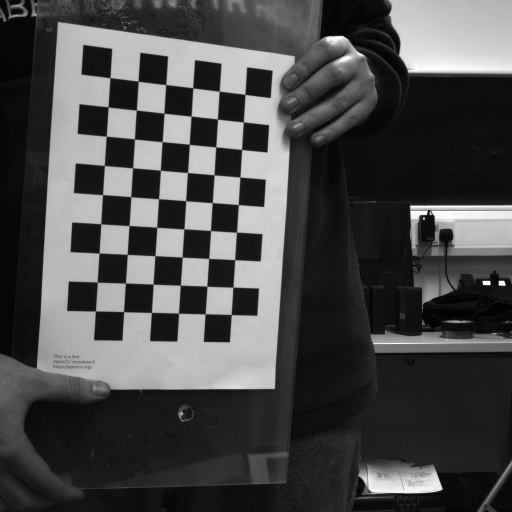
#> input picture HenryFiles/Camera Calibration/left images/aupe-cal_c16_LWAC01_T00_P00_BS.png, 1024 x 1024 px (shown at 1/2 size); its folder holds only this picture in this run
$ python chess_detect_2.py
#> lines starting #> are read from the running program, lines starting #| are printed output that depends on the picture; after the words box and inside, x2 and y2 are one past the last pixel; in counts of white or black regions, pixels touching at a corner belong together
#> further down, img is the input picture: shape (1024, 1024, 3); min 0, max 255, mean 73.9
import cv2 as cv
import numpy as np
import glob

chessboard_size = (9, 6)

# [41 lines left out: function find_chessboards, not called in this run]


# # Load the image
# img = cv.imread("kFM1C.jpg")

def find_chessboard_1(img):
    # Color-segmentation to get binary mask
    lwr = np.array([0, 0, 143])
    upr = np.array([179, 61, 252])
    hsv = cv.cvtColor(img, cv.COLOR_BGR2HSV)
#> hsv: shape (1024, 1024, 3); mean H, S, V 0, 0, 73.9
    msk = cv.inRange(hsv, lwr, upr)
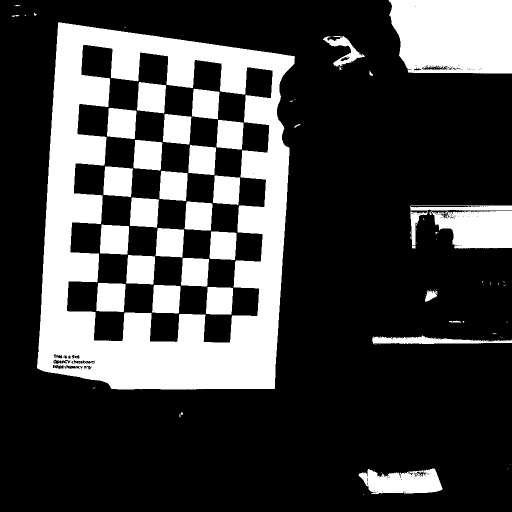
#> msk: shape (1024, 1024) (shown at 1/2 size); 25.9% white; 117 white regions (83 under 20 px), largest, box (x1, y1, x2, y2) and area: (74, 45, 590, 779) 155472, (777, 0, 1024, 147) 33209, (863, 421, 1024, 497) 9760

    # Extract chess-board
    krn = cv.getStructuringElement(cv.MORPH_RECT, (50, 30))
    dlt = cv.dilate(msk, krn, iterations=5)
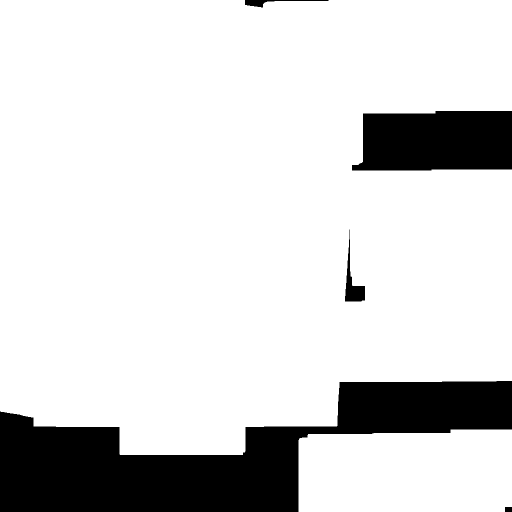
#> dlt: shape (1024, 1024) (shown at 1/2 size); 84.5% white; 5 black regions, box (x1, y1, x2, y2) and area: (0, 762, 1024, 1024) 125415, (704, 222, 1024, 341) 34689, (690, 459, 730, 603) 1748, (490, 0, 657, 15) 755, (1010, 1014, 1024, 1024) 140
    res = 255 - cv.bitwise_and(dlt, msk)

    # Displaying each step
    # cv.imshow("Original", img)
    # cv.imshow("HSV Mask", msk)
    # cv.imshow("Dilated", dlt)
    cv.imshow("Result", res)
    cv.waitKey(10)

    # Displaying chess-board features
    res = np.uint8(res)

    # ret, corners = cv.findChessboardCorners(res, chessboard_size,
    #                                         flags=cv.CALIB_CB_ADAPTIVE_THRESH +
    #                                             cv.CALIB_CB_FAST_CHECK +
    #                                             cv.CALIB_CB_NORMALIZE_IMAGE
    #                                         # None
    #                                             )

    ret, corners = cv.findChessboardCornersSB(res, chessboard_size,
                                            flags=
                                            # cv.CALIB_CB_ADAPTIVE_THRESH +
                                            #     cv.CALIB_CB_FAST_CHECK +
                                            #     cv.CALIB_CB_NORMALIZE_IMAGE
                                            # None
                                            cv.CALIB_CB_EXHAUSTIVE
                                                )
#> ret = True; corners = 54 rows, first 8: [490.5, 189.2], [487.1, 244.4], [483.7, 299.5], [480.3, 354.6], [476.9, 409.6], [473.5, 464.7], [469.9, 519.8], [466.4, 574.6]

    if ret:
        print(corners)
#> (printed output is left out)
        fnl = cv.drawChessboardCorners(img, chessboard_size, corners, ret)
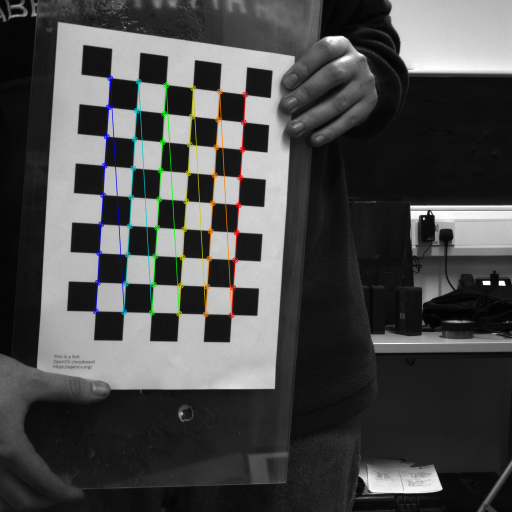
#> fnl: shape (1024, 1024, 3) (shown at 1/2 size); mean B, G, R 73.6, 74.2, 73.9
        cv.imshow("fnl", fnl)
        cv.waitKey(0)
    else:
        print("No Checkerboard Found")

image_files = glob.glob("HenryFiles/Camera Calibration/left images/*.png")

for file in image_files:
    img = cv.imread(file)
    find_chessboard_1(img)
# [5 lines of commented-out code are left out]

$ run again, on HenryFiles/Camera Calibration/left images/aupe-cal_c22_LWAC01_T00_P00_BS.png
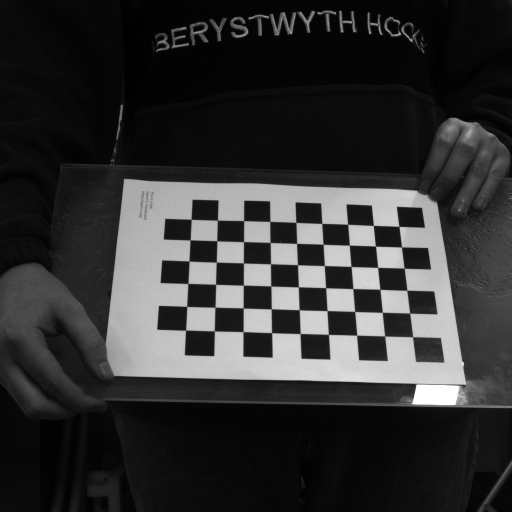
#> input picture HenryFiles/Camera Calibration/left images/aupe-cal_c22_LWAC01_T00_P00_BS.png, 1024 x 1024 px (shown at 1/2 size)
#> img is the input picture: shape (1024, 1024, 3); min 0, max 255, mean 50.3
#> hsv: shape (1024, 1024, 3); mean H, S, V 0, 0, 50.3
#> in find_chessboard_1, `msk = cv.inRange(hsv, lwr, upr)`:
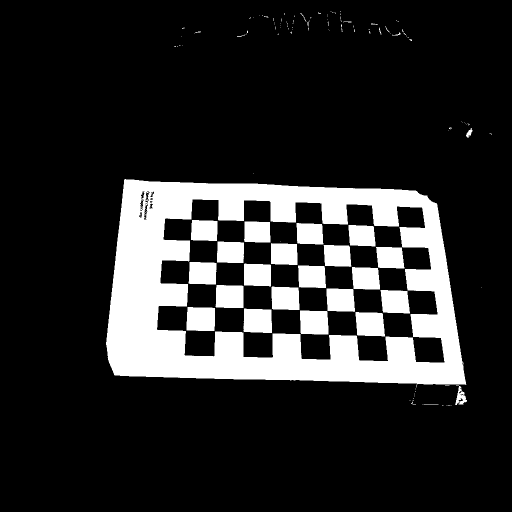
#> msk: shape (1024, 1024) (shown at 1/2 size); 16.7% white; 144 white regions (115 under 20 px), largest, box (x1, y1, x2, y2) and area: (212, 358, 933, 770) 127154, (373, 614, 430, 662) 2618, (487, 617, 544, 666) 2612
#> dlt: shape (1024, 1024); 63% white; 2 black regions, box (x1, y1, x2, y2) and area: (0, 0, 1024, 1024) 386309, (1001, 350, 1024, 486) 1571
#> ret = True; corners = 54 rows, first 8: [825.7, 674], [769.8, 672.5], [713.8, 670.5], [657.3, 669], [600.5, 667.5], [544, 666], [486.6, 663.6], [429.1, 662.1]
#> (printed output is left out)
#> in find_chessboard_1, `fnl = cv.drawChessboardCorners(img, chessboard_size, corners, ret)`:
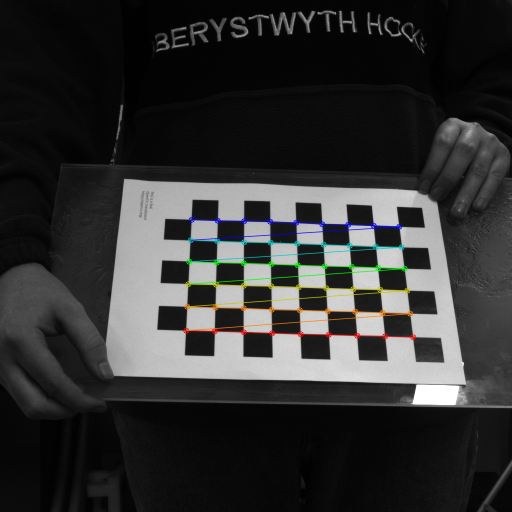
#> fnl: shape (1024, 1024, 3) (shown at 1/2 size); mean B, G, R 50, 50.5, 50.3

$ run again, on HenryFiles/Camera Calibration/left images/aupe-cal_c23_LWAC01_T00_P00_BS.png
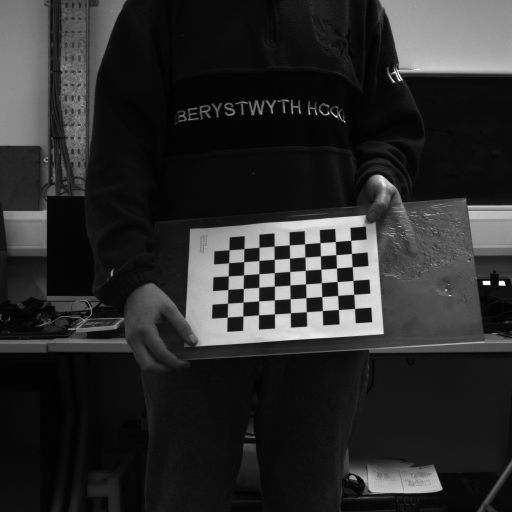
#> input picture HenryFiles/Camera Calibration/left images/aupe-cal_c23_LWAC01_T00_P00_BS.png, 1024 x 1024 px (shown at 1/2 size)
#> img is the input picture: shape (1024, 1024, 3); min 0, max 255, mean 43.2
#> hsv: shape (1024, 1024, 3); mean H, S, V 0, 0, 43.2
#> in find_chessboard_1, `msk = cv.inRange(hsv, lwr, upr)`:
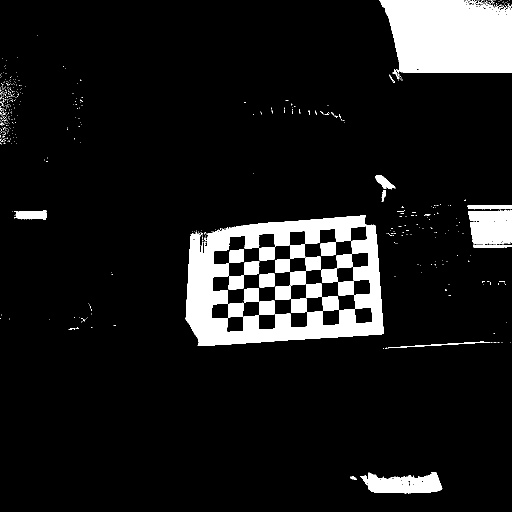
#> msk: shape (1024, 1024) (shown at 1/2 size); 10% white; 598 white regions (560 under 20 px), largest, box (x1, y1, x2, y2) and area: (371, 431, 767, 692) 41566, (759, 0, 1024, 147) 33196, (936, 421, 1024, 489) 5214
#> dlt: shape (1024, 1024); 70.7% white; 4 black regions, box (x1, y1, x2, y2) and area: (0, 715, 1024, 1024) 207613, (0, 0, 658, 475) 80547, (815, 221, 1024, 329) 15848, (0, 514, 103, 559) 3577
#> in find_chessboard_1, `res = 255 - cv.bitwise_and(dlt, msk)`:
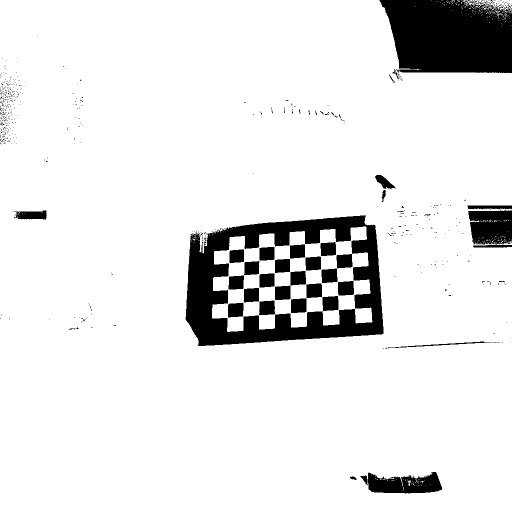
#> res: shape (1024, 1024) (shown at 1/2 size); 90% white; 598 black regions (560 under 20 px), largest, box (x1, y1, x2, y2) and area: (371, 431, 767, 692) 41566, (759, 0, 1024, 147) 33196, (936, 421, 1024, 489) 5214
#> ret = True; corners = 54 rows, first 8: [709.6, 617.3], [677.2, 619.5], [645.3, 621.7], [613, 623.9], [581.1, 626.2], [549.3, 628.3], [517.9, 630.2], [486.2, 632.5]
#> (printed output is left out)

$ run again, on HenryFiles/Camera Calibration/left images/aupe-cal_c26_LWAC01_T00_P00_BS.png
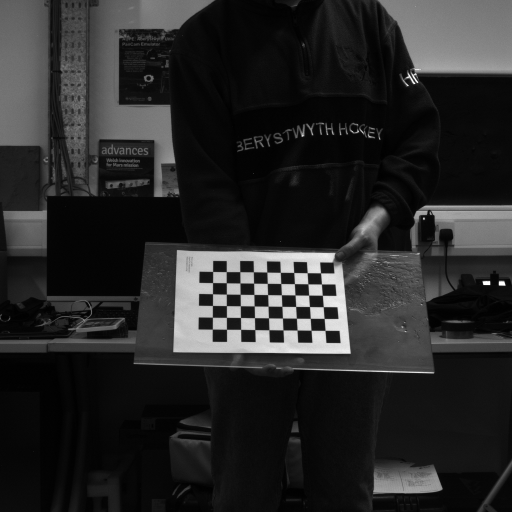
#> input picture HenryFiles/Camera Calibration/left images/aupe-cal_c26_LWAC01_T00_P00_BS.png, 1024 x 1024 px (shown at 1/2 size)
#> img is the input picture: shape (1024, 1024, 3); min 0, max 255, mean 39.8
#> hsv: shape (1024, 1024, 3); mean H, S, V 0, 0, 39.8
#> in find_chessboard_1, `msk = cv.inRange(hsv, lwr, upr)`:
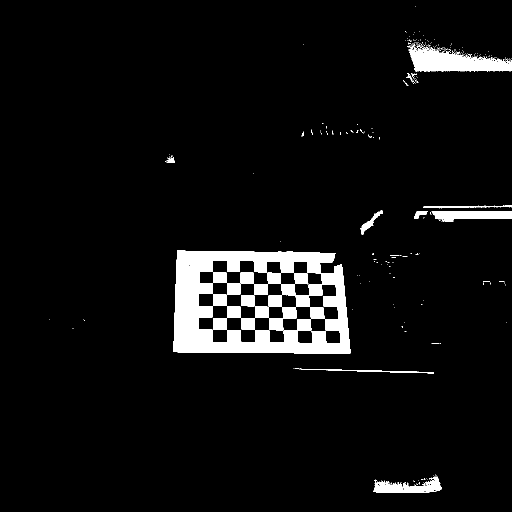
#> msk: shape (1024, 1024) (shown at 1/2 size); 5.7% white; 305 white regions (276 under 20 px), largest, box (x1, y1, x2, y2) and area: (347, 500, 701, 708) 36378, (817, 91, 1024, 143) 6105, (863, 422, 1024, 443) 2565
#> dlt: shape (1024, 1024); 61.5% white; 5 black regions, box (x1, y1, x2, y2) and area: (0, 0, 690, 569) 201028, (0, 715, 1024, 1024) 187151, (885, 218, 1024, 341) 14961, (964, 0, 1024, 16) 675, (632, 350, 638, 357) 30
#> in find_chessboard_1, `res = 255 - cv.bitwise_and(dlt, msk)`:
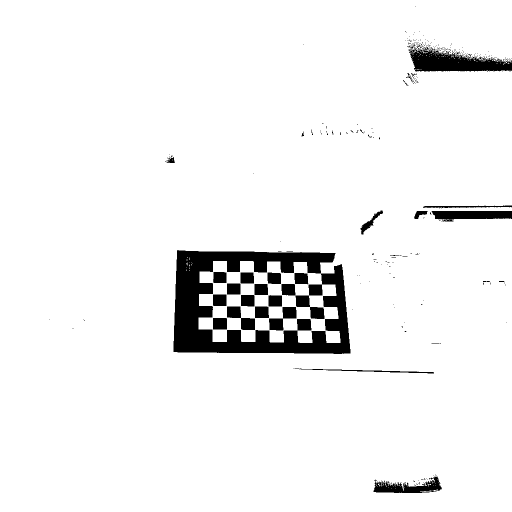
#> res: shape (1024, 1024) (shown at 1/2 size); 94.3% white; 305 black regions (276 under 20 px), largest, box (x1, y1, x2, y2) and area: (347, 500, 701, 708) 36378, (817, 91, 1024, 143) 6105, (863, 422, 1024, 443) 2565
#> ret = True; corners = 54 rows, first 8: [650.6, 661.5], [622.6, 661.1], [594.6, 660.6], [566.4, 660.5], [538.5, 660.1], [510, 659.9], [481.6, 659.6], [453.4, 659.1]
#> (printed output is left out)

$ run again, on HenryFiles/Camera Calibration/left images/aupe-cal_c17_LWAC01_T00_P00_BS.png
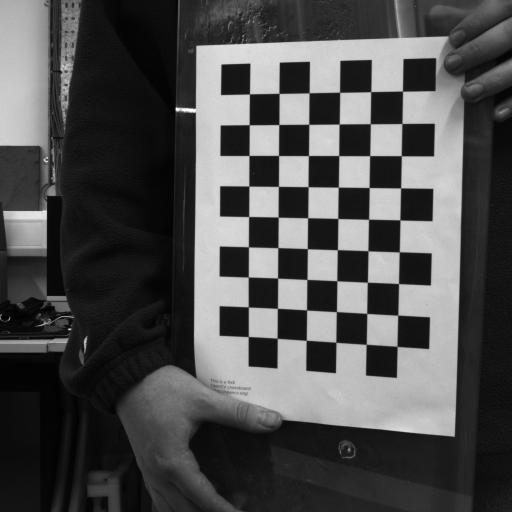
#> input picture HenryFiles/Camera Calibration/left images/aupe-cal_c17_LWAC01_T00_P00_BS.png, 1024 x 1024 px (shown at 1/2 size)
#> img is the input picture: shape (1024, 1024, 3); min 0, max 255, mean 77.6
#> hsv: shape (1024, 1024, 3); mean H, S, V 0, 0, 77.6
#> in find_chessboard_1, `msk = cv.inRange(hsv, lwr, upr)`:
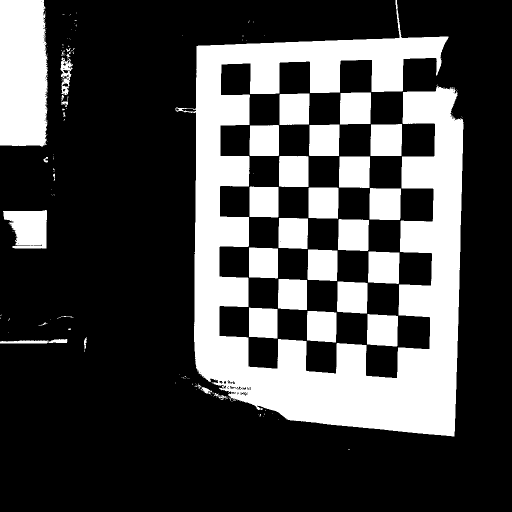
#> msk: shape (1024, 1024) (shown at 1/2 size); 27.9% white; 163 white regions (124 under 20 px), largest, box (x1, y1, x2, y2) and area: (351, 0, 927, 873) 184856, (0, 0, 96, 294) 26793, (6, 420, 94, 497) 5215
#> dlt: shape (1024, 1024); 86.5% white; 4 black regions, box (x1, y1, x2, y2) and area: (0, 762, 1024, 1024) 130121, (218, 300, 271, 563) 10372, (927, 0, 1024, 104) 491, (655, 0, 671, 7) 111
#> ret = True; corners = 54 rows, first 8: [805.5, 182.8], [804, 247.6], [803, 312], [802, 376.5], [800.4, 440.3], [799, 504.3], [797.6, 567.7], [796, 630.7]
#> (printed output is left out)
#> in find_chessboard_1, `fnl = cv.drawChessboardCorners(img, chessboard_size, corners, ret)`:
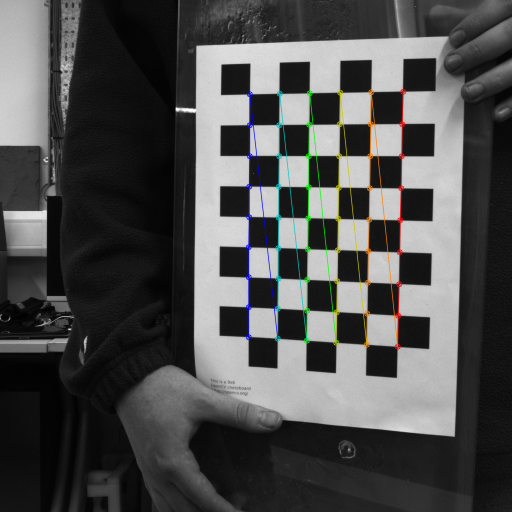
#> fnl: shape (1024, 1024, 3) (shown at 1/2 size); mean B, G, R 77.4, 77.9, 77.7
